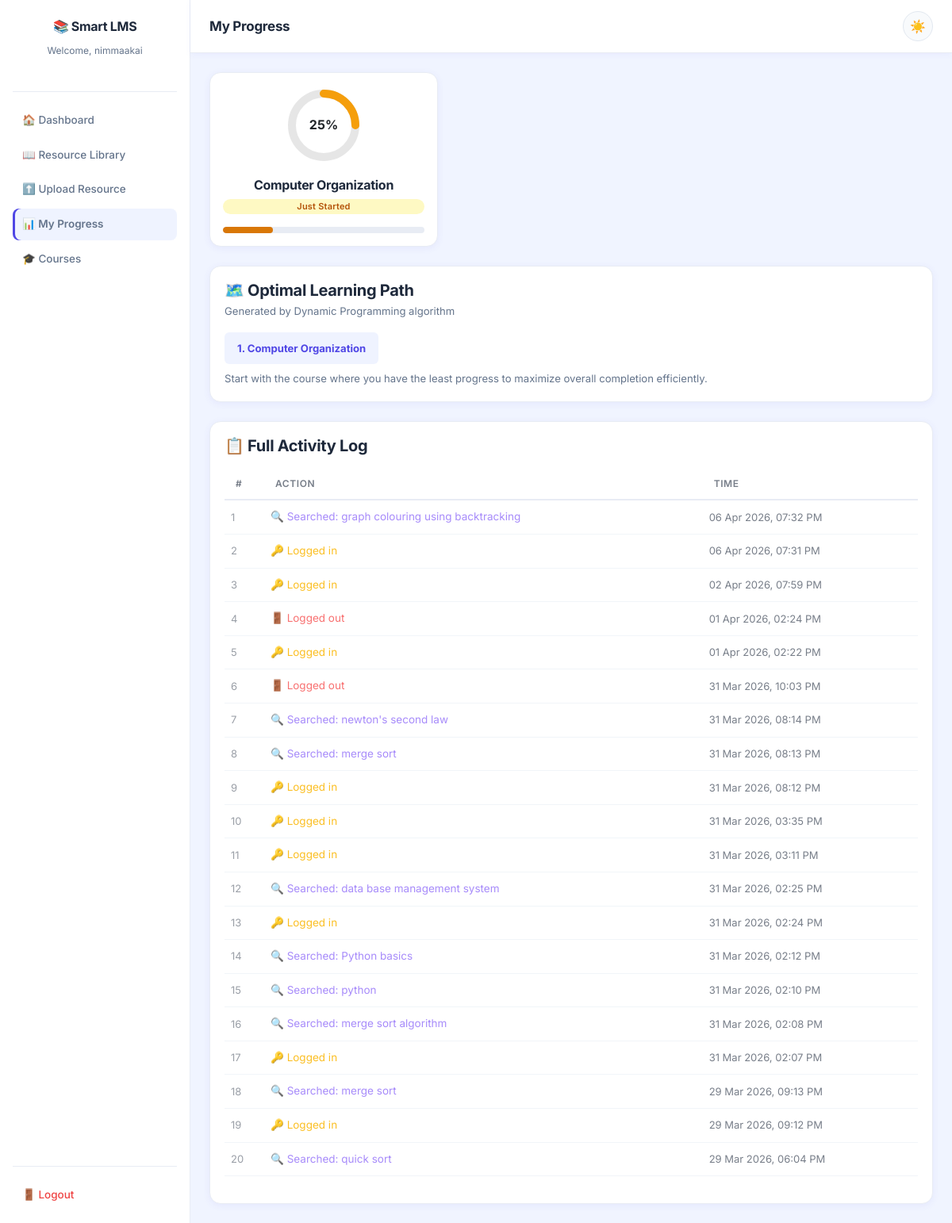
Page /progress (signed in) on the committed database.
### tables this page shows
CREATE TABLE progress (
            progress_id           INTEGER PRIMARY KEY AUTOINCREMENT,
            student_id            INTEGER NOT NULL,
            course                TEXT NOT NULL,
            completion_percentage REAL DEFAULT 0,
            last_updated          TIMESTAMP DEFAULT CURRENT_TIMESTAMP,
            FOREIGN KEY (student_id) REFERENCES students(student_id)
        );

CREATE TABLE activity_logs (
            log_id      INTEGER PRIMARY KEY AUTOINCREMENT,
            student_id  INTEGER NOT NULL,
            action      TEXT NOT NULL,
            timestamp   TIMESTAMP DEFAULT CURRENT_TIMESTAMP,
            FOREIGN KEY (student_id) REFERENCES students(student_id)
        );

### app.py (the view)
@app.route('/progress')
def progress():
    if 'student_id' not in session:
        return redirect(url_for('login'))
    from database.db import get_student_progress, get_recent_activity
    from algorithms.dp import optimal_learning_path
    student_id    = session['student_id']
    progress_data = get_student_progress(student_id)
    activity      = get_recent_activity(student_id, limit=20)
    progress_list = [dict(p) for p in progress_data]
    learning_path = optimal_learning_path(progress_list)
    return render_template('progress.html',
                           student_name=session['student_name'],
                           progress=progress_data,
                           activity=activity,
                           learning_path=learning_path)

### algorithms/dp.py (called while the page is built)
def optimal_learning_path(progress_list):
    if not progress_list:
        return []
    courses = [
        (p['course'], p['completion_percentage'])
        for p in progress_list
    ]
    n = len(courses)
    dp = [0] * n
    dp[0] = 100 - courses[0][1]
    for i in range(1, n):
        remaining   = 100 - courses[i][1]
        dp[i]       = dp[i-1] + remaining
    sorted_courses = sorted(
        enumerate(courses),
        key=lambda x: x[1][1]  # sort by completion %
    )
    learning_path = [
        (idx, course_name)
        for idx, (course_name, _) in sorted_courses
    ]
    return learning_path

### app.py (called while the page is built)
def convert_to_ist(timestamp_str):
    if not timestamp_str:
        return timestamp_str
    try:
        utc_time = datetime.strptime(str(timestamp_str), '%Y-%m-%d %H:%M:%S')
        utc_time = utc_time.replace(tzinfo=timezone.utc)
        ist_time = utc_time.astimezone(IST)
        return ist_time.strftime('%d %b %Y, %I:%M %p')
    except:
        return timestamp_str

### database/db.py (called while the page is built)
def get_connection():
    conn = sqlite3.connect(DB_PATH)
    conn.row_factory = sqlite3.Row
    return conn

def get_recent_activity(student_id, limit=5):
    conn = get_connection()
    cursor = conn.cursor()
    cursor.execute('''
        SELECT action, timestamp
        FROM activity_logs
        WHERE student_id = ?
        ORDER BY timestamp DESC
        LIMIT ?
    ''', (student_id, limit))
    logs = cursor.fetchall()
    conn.close()
    return logs

def get_student_progress(student_id):
    conn = get_connection()
    cursor = conn.cursor()
    cursor.execute('''
        SELECT course, completion_percentage
        FROM progress
        WHERE student_id = ?
        ORDER BY course
    ''', (student_id,))
    progress = cursor.fetchall()
    conn.close()
    return progress

### templates/progress.html (shortened to what this page needs)
{% extends 'base.html' %}
{% block content %}
<div class="d-flex" style="min-height: 100vh;">
    <div class="sidebar d-flex flex-column p-3" style="width: 240px; min-height: 100vh; background-color: #1e293b;">
        <div class="text-center mb-4 mt-2">
            <h5 class="text-white fw-bold">📚 Smart LMS</h5>
            <small class="text-secondary">Welcome, {{ student_name }}</small>
        </div>
        <hr class="text-secondary">
        <nav class="nav flex-column gap-1">
            <a href="/dashboard" class="nav-link text-secondary">🏠 Dashboard</a>
            <a href="/library"   class="nav-link text-secondary">📖 Resource Library</a>
            <a href="/upload"    class="nav-link text-secondary">⬆️ Upload Resource</a>
            <a href="/progress"  class="nav-link text-white active-link">📊 My Progress</a>
            <a href="/courses"   class="nav-link text-secondary">🎓 Courses</a>
        </nav>
        <div class="mt-auto">
            <hr class="text-secondary">
            <a href="/logout" class="nav-link text-danger">🚪 Logout</a>
        </div>
    </div>
    <div class="flex-grow-1 bg-light">
        <nav class="navbar navbar-light bg-white border-bottom px-4 py-3 d-flex justify-content-between align-items-center">
            <span class="navbar-brand mb-0 h5 fw-bold">My Progress</span>
            <button id="theme-toggle"
                    class="btn btn-sm theme-toggle-btn"
                    title="Toggle dark/light mode">
                <span id="theme-icon">🌙</span>
            </button>
        </nav>
        <div class="p-4">
            <div class="row g-4 mb-4">
                {% for p in progress %}
                <div class="col-md-4">
                    <div class="card border-0 shadow-sm text-center p-3">
                        <div class="position-relative d-inline-block mb-3"
                             style="width: 100px; height: 100px; margin: 0 auto;">
                            <svg viewBox="0 0 100 100" style="transform: rotate(-90deg);">
                                <circle cx="50" cy="50" r="40"
                                        fill="none" stroke="rgba(128,128,128,0.2)"
                                        stroke-width="10"/>
                                <circle cx="50" cy="50" r="40"
                                        fill="none"
                                        stroke="{% if p['completion_percentage'] >= 70 %}#22c55e{% elif p['completion_percentage'] >= 40 %}#3b82f6{% else %}#f59e0b{% endif %}"
                                        stroke-width="10"
                                        stroke-dasharray="{{ (p['completion_percentage'] / 100) * 251.2 }} 251.2"
                                        stroke-linecap="round"/>
                            </svg>
                            <div class="position-absolute top-50 start-50 translate-middle fw-bold"
                                 style="font-size: 16px;">
                                {{ p['completion_percentage']|int }}%
                            </div>
                        </div>
                        <h6 class="fw-bold">{{ p['course'] }}</h6>
                        {% if p['completion_percentage'] >= 70 %}
                            <span class="badge bg-success">On Track</span>
                        {% elif p['completion_percentage'] >= 40 %}
                            <span class="badge bg-primary">In Progress</span>
                        {% else %}
                            <span class="badge bg-warning text-dark">Just Started</span>
                        {% endif %}
                        <div class="progress mt-3" style="height: 8px;">
                            <div class="progress-bar
                                {% if p['completion_percentage'] >= 70 %}bg-success
                                {% elif p['completion_percentage'] >= 40 %}bg-primary
                                {% else %}bg-warning{% endif %}"
                                 style="width: {{ p['completion_percentage'] }}%">
                            </div>
                        </div>
                    </div>
                </div>
                {% endfor %}
            </div>
            <div class="card border-0 shadow-sm mb-4">
                <div class="card-body p-4">
                    <h5 class="fw-bold mb-1">🗺️ Optimal Learning Path</h5>
                    <small class="text-muted d-block mb-3">
                        Generated by Dynamic Programming algorithm
                    </small>
                    {% if learning_path %}
                        <div class="d-flex align-items-center flex-wrap gap-2">
                            {% for i, step in learning_path %}
                            <div class="d-flex align-items-center">
                                {% if loop.first %}
                                    <div class="px-3 py-2 rounded bg-primary text-white">
                                        <small class="fw-bold">{{ loop.index }}. {{ step }}</small>
                                    </div>
                                {% else %}
                                    <div class="px-3 py-2 rounded learning-step-card">
                                        <small class="fw-bold">{{ loop.index }}. {{ step }}</small>
                                    </div>
                                {% endif %}
                            </div>
                            {% endfor %}
                        </div>
                        <small class="text-muted mt-2 d-block">
                            Start with the course where you have the least progress
                            to maximize overall completion efficiently.
                        </small>
                    {% else %}
                        <p class="text-muted">Complete at least one course to generate your learning path.</p>
                    {% endif %}
                </div>
            </div>
            <div class="card border-0 shadow-sm">
                <div class="card-body p-4">
                    <h5 class="fw-bold mb-3">📋 Full Activity Log</h5>
                    {% if activity %}
                        <div class="table-responsive">
                            <table class="table table-hover table-sm activity-table">
                                <thead>
                                    <tr style="border-bottom: 2px solid rgba(128,128,128,0.2);">
                                        <th style="width:50px; opacity:0.6; font-size:12px;
                                                   text-transform:uppercase; letter-spacing:0.05em;">
                                            #
                                        </th>
                                        <th style="opacity:0.6; font-size:12px;
                                                   text-transform:uppercase; letter-spacing:0.05em;">
                                            Action
                                        </th>
                                        <th style="opacity:0.6; font-size:12px;
                                                   text-transform:uppercase; letter-spacing:0.05em;">
                                            Time
                                        </th>
                                    </tr>
                                </thead>
                                <tbody>
                                    {% for log in activity %}
                                    <tr style="border-bottom: 1px solid rgba(128,128,128,0.12);">
                                        <td style="font-size:13px; opacity:0.45; padding: 10px 8px;">
                                            {{ loop.index }}
                                        </td>
                                        <td style="padding: 10px 8px;">
                                            {% if 'Downloaded' in log['action'] %}
                                                <span style="color:#60a5fa;">⬇️ {{ log['action'] }}</span>
                                            {% elif 'Uploaded' in log['action'] %}
                                                <span style="color:#34d399;">⬆️ {{ log['action'] }}</span>
                                            {% elif 'Searched' in log['action'] %}
                                                <span style="color:#a78bfa;">🔍 {{ log['action'] }}</span>
                                            {% elif 'Logged in' in log['action'] %}
                                                <span style="color:#fbbf24;">🔑 {{ log['action'] }}</span>
                                            {% elif 'Logged out' in log['action'] %}
                                                <span style="color:#f87171;">🚪 {{ log['action'] }}</span>
                                            {% else %}
                                                <span style="opacity:0.8;">{{ log['action'] }}</span>
                                            {% endif %}
                                        </td>
                                        <td style="padding: 10px 8px; font-size:13px;
                                                   white-space:nowrap; opacity:0.6;">
                                            {{ log['timestamp'] | to_ist }}
                                        </td>
                                    </tr>
                                    {% endfor %}
                                </tbody>
                            </table>
                        </div>
                    {% else %}
                        <p class="text-muted">No activity recorded yet.</p>
                    {% endif %}
                </div>
            </div>
        </div>
    </div>
</div>
{% endblock %}

### static/css/style.css (style rules this page uses)
*, *::before, *::after { transition: background-color 0.15s ease, color 0.15s ease, border-color 0.15s ease, box-shadow 0.15s ease !important; }
* { margin: 0; padding: 0; box-sizing: border-box; }
body { font-family: 'Inter', 'Segoe UI', sans-serif; background-color: #f0f4ff; color: #1e293b; font-size: 15px; line-height: 1.6; }
.sidebar { background: #ffffff !important; border-right: 1px solid #e8ecf4; box-shadow: 2px 0 12px rgba(79, 70, 229, 0.06); }
.sidebar h5 { color: #1e293b !important; font-weight: 700; font-size: 16px; letter-spacing: -0.3px; }
.sidebar small { color: #64748b !important; font-size: 12px; }
.sidebar hr { border-color: #e8ecf4 !important; opacity: 1; }
.sidebar .nav-link { color: #64748b !important; font-size: 13.5px; font-weight: 500; padding: 9px 12px; border-radius: 8px; transition: all 0.18s ease; display: flex; align-items: center; gap: 8px; }
.active-link { background-color: #eff3ff !important; color: #4f46e5 !important; font-weight: 600 !important; box-shadow: inset 3px 0 0 #4f46e5; }
.sidebar .nav-link.text-danger { color: #ef4444 !important; }
.navbar { background: #ffffff !important; border-bottom: 1px solid #e8ecf4 !important; box-shadow: 0 2px 8px rgba(79, 70, 229, 0.05); padding: 14px 24px !important; }
.navbar .navbar-brand { color: #1e293b !important; font-weight: 700; font-size: 17px; letter-spacing: -0.3px; }
.card { border: 1px solid #e8ecf4 !important; border-radius: 14px !important; box-shadow: 0 2px 10px rgba(79, 70, 229, 0.06) !important; transition: transform 0.2s ease, box-shadow 0.2s ease !important; background: #ffffff !important; }
.card-body { padding: 18px !important; }
.btn { font-weight: 600; font-size: 13px; border-radius: 8px !important; padding: 8px 16px; transition: all 0.18s ease; letter-spacing: 0.1px; }
.badge { font-size: 11px !important; font-weight: 600 !important; padding: 4px 10px !important; border-radius: 20px !important; letter-spacing: 0.2px; }
.bg-primary { background: #eff3ff !important; color: #4f46e5 !important; }
.bg-warning { background: #fef9c3 !important; color: #b45309 !important; }
.progress { background: #e8ecf4 !important; border-radius: 20px !important; overflow: hidden; }
.progress-bar { background: #4f46e5 !important; border-radius: 20px !important; transition: width 0.6s ease; }
.progress-bar.bg-warning { background: #d97706 !important; }
.table { font-size: 13.5px; color: #1e293b; }
.table thead th { font-weight: 600; color: #475569; font-size: 12px; text-transform: uppercase; letter-spacing: 0.5px; border-bottom: 2px solid #e8ecf4 !important; padding: 10px 14px; }
.table tbody td { padding: 11px 14px; border-bottom: 1px solid #f1f5f9 !important; vertical-align: middle; }
.flex-grow-1.bg-light { background: #f0f4ff !important; }
h1, h2, h3, h4, h5, h6 { font-weight: 700; letter-spacing: -0.3px; color: #1e293b; }
.text-muted { color: #64748b !important; }
.text-danger { color: #dc2626 !important; }
.shadow-sm { box-shadow: 0 2px 10px rgba(79, 70, 229, 0.07) !important; }
.border-bottom { border-bottom: 1px solid #e8ecf4 !important; }
hr { border-color: #e8ecf4; opacity: 1; }
.theme-toggle-btn { width: 38px; height: 38px; border-radius: 50% !important; border: 1px solid #e2e8f0 !important; background: #f8fafc !important; font-size: 16px; display: flex; align-items: center; justify-content: center; cursor: pointer; transition: all 0.2s ease; padding: 0 !important; }

### templates/progress.html (style rules this page uses)
.activity-table > :not(caption) > * > * { background-color: transparent !important; color: inherit !important; }

### rows in the picture
progress: completion_percentage "25", course "Computer Organization", shows "Just Started"
activity_logs: action "Searched: graph colouring using backtracking", timestamp|to_ist "06 Apr 2026, 07:32 PM"
activity_logs: action "Logged in", timestamp|to_ist "06 Apr 2026, 07:31 PM"
activity_logs: action "Logged in", timestamp|to_ist "02 Apr 2026, 07:59 PM"
activity_logs: action "Logged out", timestamp|to_ist "01 Apr 2026, 02:24 PM"
activity_logs: action "Logged in", timestamp|to_ist "01 Apr 2026, 02:22 PM"
activity_logs: action "Logged out", timestamp|to_ist "31 Mar 2026, 10:03 PM"
activity_logs: action "Searched: newton's second law", timestamp|to_ist "31 Mar 2026, 08:14 PM"
activity_logs: action "Searched: merge sort", timestamp|to_ist "31 Mar 2026, 08:13 PM"
activity_logs: action "Logged in", timestamp|to_ist "31 Mar 2026, 08:12 PM"
activity_logs: action "Logged in", timestamp|to_ist "31 Mar 2026, 03:35 PM"
activity_logs: action "Logged in", timestamp|to_ist "31 Mar 2026, 03:11 PM"
activity_logs: action "Searched: data base management system", timestamp|to_ist "31 Mar 2026, 02:25 PM"
activity_logs: action "Logged in", timestamp|to_ist "31 Mar 2026, 02:24 PM"
activity_logs: action "Searched: Python basics", timestamp|to_ist "31 Mar 2026, 02:12 PM"
activity_logs: action "Searched: python", timestamp|to_ist "31 Mar 2026, 02:10 PM"
activity_logs: action "Searched: merge sort algorithm", timestamp|to_ist "31 Mar 2026, 02:08 PM"
activity_logs: action "Logged in", timestamp|to_ist "31 Mar 2026, 02:07 PM"
activity_logs: action "Searched: merge sort", timestamp|to_ist "29 Mar 2026, 09:13 PM"
activity_logs: action "Logged in", timestamp|to_ist "29 Mar 2026, 09:12 PM"
activity_logs: action "Searched: quick sort", timestamp|to_ist "29 Mar 2026, 06:04 PM"

### other values in the picture
{{ student_name }} "nimmaakai"
